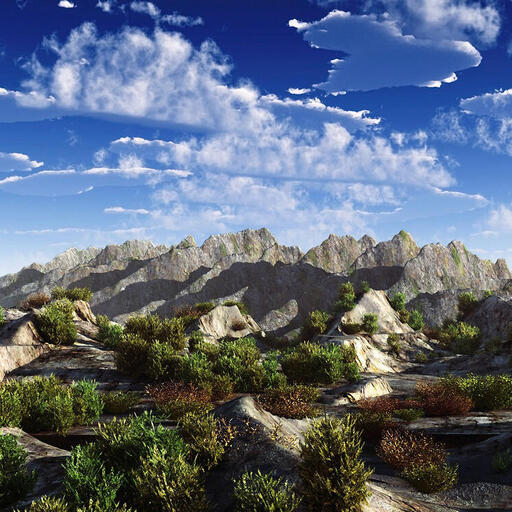
#> input picture wavelet_task/media/nature.jpg, 512 x 512 px
$ python decompose_viz.py
#> lines starting #> are read from the running program, lines starting #| are printed output that depends on the picture; after the words box and inside, x2 and y2 are one past the last pixel; in counts of white or black regions, pixels touching at a corner belong together
### wavelet_task/noise.py
import numpy as np
from PIL import Image
import matplotlib.pyplot as plt


# [10 lines left out: function add_gaussian_noise, not called in this run]


def add_salt_and_pepper_noise(image: np.ndarray, density: float, rng: np.random.Generator | None = None) -> np.ndarray:
    """
    Returns np.ndarray: Noisy image, dtype uint8, clipped to [0, 255].
    """
    if rng is None:
        rng = np.random.default_rng()

    noisy = image.copy()
    n_pixels = image.size
    n_corrupt = int(n_pixels * density)

    # choose corrupted pixel indices without replacement
    indices = rng.choice(n_pixels, size=n_corrupt, replace=False)

    # first half → salt (255), second half → pepper (0)
    salt_indices   = indices[: n_corrupt // 2]
    pepper_indices = indices[n_corrupt // 2 :]

    noisy.flat[salt_indices]   = 255
    noisy.flat[pepper_indices] = 0

    return noisy


# [23 lines that do not run on import are left out]

### wavelet_task/decompose_viz.py
import numpy as np
import pywt
from PIL import Image
import matplotlib.pyplot as plt
import matplotlib.patches as mpatches
from noise import add_salt_and_pepper_noise

rng = np.random.default_rng(seed=42)


def build_decomposition_image(coeffs: list) -> np.ndarray:

    n_levels = len(coeffs) - 1
    cA = coeffs[0]
    h, w = cA.shape[0] * (2 ** n_levels), cA.shape[1] * (2 ** n_levels)
    canvas = np.zeros((h, w), dtype=np.float64)

    def normalize(arr: np.ndarray) -> np.ndarray:
        """Scale array to [0, 255] for display."""
        mn, mx = arr.min(), arr.max()
        if mx == mn:
            return np.zeros_like(arr)
        return (arr - mn) / (mx - mn) * 255

    canvas[: cA.shape[0], : cA.shape[1]] = np.clip(cA, 0, 255)

    size = cA.shape[0]
    for i, (cH, cV, cD) in enumerate(coeffs[1:], start=1):
        row0 = 0
        col0 = size
        canvas[row0 : row0 + size, col0 : col0 + size * 2 // 2] = normalize(cH)  # top-right
        canvas[size : size * 2, : size] = normalize(cV)                          # bottom-left
        canvas[size : size * 2, size : size * 2] = normalize(cD)                 # bottom-right
        size *= 2

    return canvas


def annotate_subbands(ax, coeffs: list) -> None:
    """Подписи квадратов"""
    n_levels = len(coeffs) - 1
    cA = coeffs[0]
    s = cA.shape[0]  # size of coarsest subband

    labels = []
    # Approximation
    labels.append((s / 2, s / 2, f"cA{n_levels}"))
    # Details per level
    size = s
    for lvl in range(n_levels, 0, -1):
        labels.append((size / 2,           size + size / 2,  f"cH{lvl}"))
        labels.append((size + size / 2,    size / 2,         f"cV{lvl}"))
        labels.append((size + size / 2,    size + size / 2,  f"cD{lvl}"))
        size *= 2

    for row, col, text in labels:
        ax.text(col, row, text, color="red", fontsize=8,
                ha="center", va="center", fontweight="bold")


if __name__ == "__main__":
    WAVELET = "haar"
    LEVEL   = 2

    img = np.array(Image.open("./media/nature.jpg").convert("L"))
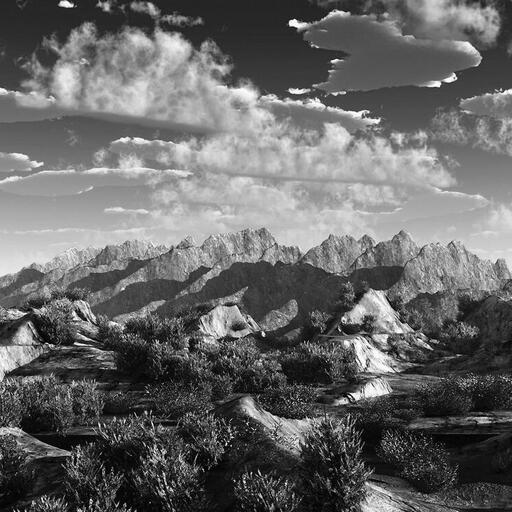
#> img: shape (512, 512); min 0, max 255, mean 102.9

    # salt_and_pepper: density low=0.02, medium=0.05, high=0.15
    DENSITY = 0.05
    noisy        = add_salt_and_pepper_noise(img, density=DENSITY, rng=rng)
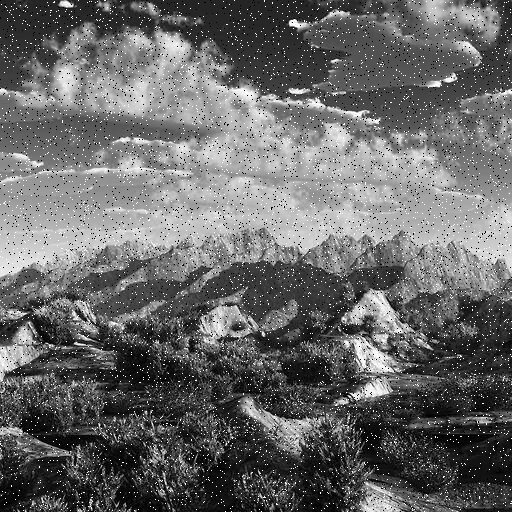
#> noisy: shape (512, 512); 5% of pixels changed, all inside (x1, y1, x2, y2) = (0, 0, 512, 512)
    coeffs = pywt.wavedec2(noisy.astype(np.float64), wavelet=WAVELET, level=LEVEL)
#> coeffs = 3 items

    canvas = build_decomposition_image(coeffs)
#> in build_decomposition_image, `n_levels = len(coeffs) - 1`: n_levels = 2
#> in build_decomposition_image, `cA = coeffs[0]`:
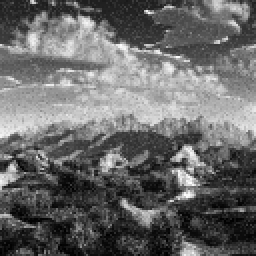
#> cA: shape (128, 128) float64 (shown 2 times larger); min 25.5, max 972.5, mean 416.2; drawn with min black and max white
#> in build_decomposition_image, `h, w = cA.shape[0] * (2 ** n_levels), cA.shape[1] * (2 ** n_levels)`: h = 512
#> in build_decomposition_image, `canvas[: cA.shape[0], : cA.shape[1]] = np.clip(cA, 0, 255)`:
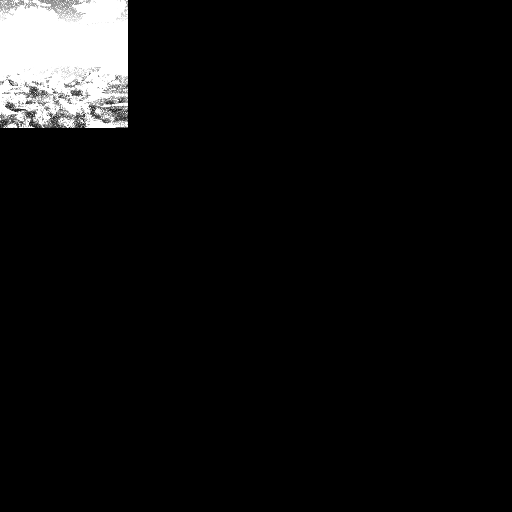
#> canvas: shape (512, 512) float64; min 0, max 255, mean 14.2
#> the loop in build_decomposition_image, `for i, (cH, cV, cD) in enumerate(coeffs[1:], start=1):` made 2 passes
#> (i, row0, col0, size) on passes 1 to 2: (1, 0, 128, 256), (2, 0, 256, 512)
#> after the loop in build_decomposition_image, `for i, (cH, cV, cD) in enumerate(coeffs[1:], start=1):`:
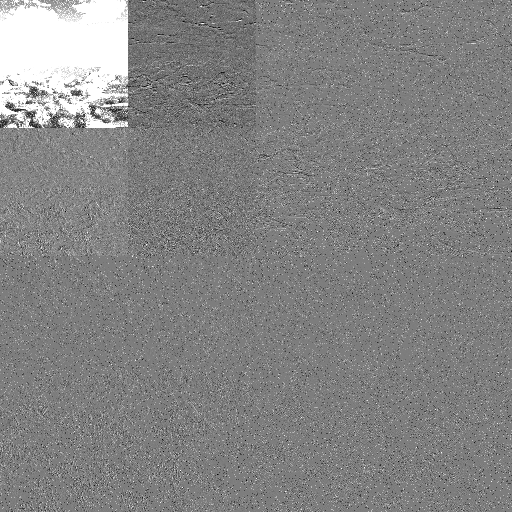
#> canvas: shape (512, 512) float64; min 0, max 255, mean 131.7

    fig, axes = plt.subplots(1, 2, figsize=(14, 6))

    axes[0].imshow(noisy, cmap="gray", vmin=0, vmax=255)
    axes[0].set_title("Original")
    axes[0].axis("off")

    axes[1].imshow(canvas, cmap="gray")
    axes[1].set_title(f"Wavelet decomposition ({WAVELET}, {LEVEL} levels)")
    axes[1].axis("off")
    annotate_subbands(axes[1], coeffs)
#> in annotate_subbands, `n_levels = len(coeffs) - 1`: n_levels = 2
#> after the loop in annotate_subbands, `for lvl in range(n_levels, 0, -1):`: labels = [(64, 64, 'cA2'), (64, 192, 'cH2'), (192, 64, 'cV2'), (192, 192, 'cD2'), (128, 384, 'cH1'), (384, 128, 'cV1'), (384, 384, 'cD1')]; size = 512
#> the loop in annotate_subbands, `for row, col, text in labels:` made 7 passes

    plt.tight_layout()
    plt.savefig("./media/noise_nature_decomposition.png", dpi=150)
    plt.show()
